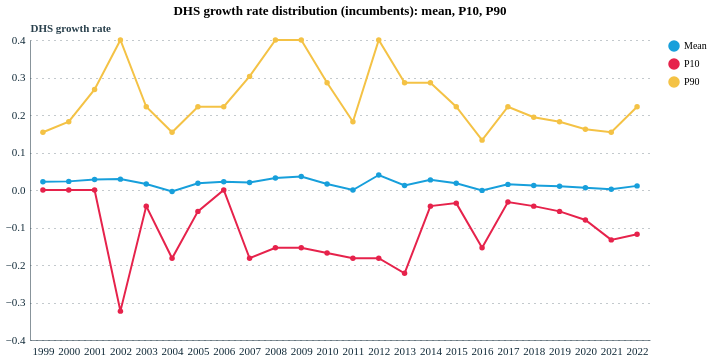

Here is the notebook cell this chart was saved with:
### Markdown cell above
---
## 3. Growth Rates (DHS)

Davis–Haltiwanger–Schuh (DHS) growth rate: $g = (E_t - E_{t-1}) / \frac{E_t + E_{t-1}}{2}$, bounded in [−2, 2]. Covers **incumbent** firms only. Supplemented by `growth_cats` (counts of HGFs, stagnant, shrinking firms).

### Code cell
# Total: mean, p10, p90 over time
tot_gr   = gr[gr['dimension'] == 'Total'].copy()
gr_long  = tot_gr.melt(id_vars=['year'],
    value_vars=['mean_dhs_growth','p10_dhs_growth','p90_dhs_growth'],
    var_name='stat', value_name='value')
gr_long['stat'] = gr_long['stat'].map(
    {'mean_dhs_growth':'Mean','p10_dhs_growth':'P10','p90_dhs_growth':'P90'})

alt.Chart(gr_long).mark_line(point=True, strokeWidth=2).encode(
    x=alt.X('year:O', title=''),
    y=alt.Y('value:Q', title='DHS growth rate'),
    color=alt.Color('stat:N',
        scale=alt.Scale(domain=['Mean','P10','P90'],
                        range=[pallete['nominal_1'],pallete['nominal_2'],pallete['nominal_3']]),
        legend=alt.Legend(title='')),
    tooltip=['year:O','stat:N',alt.Tooltip('value:Q',format='.3f')]
).properties(title='DHS growth rate distribution (incumbents): mean, P10, P90', width=620, height=300)

### Figure 1 — Vega-Lite specification as saved in the notebook (floating-point values rounded to 4 significant figures)
{"config": {"font": "Circular Std", "mark": {"line": {"interpolate": "linear"}}, "view": {"stroke": "transparent", "width": 400, "height": 300}, "range": {"category": ["#179fdb", "#e6224b", "#f4c245", "#122b39", "#eb5c2e", "#36b7b4"], "diverging": ["#E6224B", "#E54753", "#C9C9C9", "#179FDB", "#122B39"], "heatmap": ["#C9C9C9", "#179FDB", "#0063AF", "#122B39"], "ordinal": ["#00A767", "#36B7B4", "#179FDB", "#0063AF", "#243B5A"]}, "axisX": {"labelColor": "#122b39", "tickColor": "#122b39", "domainColor": "#122b39", "domainOpacity": 0.5, "gridOpacity": 0, "labelFont": "Circular Std", "labelAngle": 0, "labelAlign": "center", "labelFontSize": 11, "labelPadding": 5, "tickCount": 10, "tickSize": 0, "title": ""}, "axisY": {"labelColor": "#122b39", "labelFont": "Circular Std", "tickColor": "#122b39", "domainColor": "#122b39", "gridColor": "#122b39", "gridDash": [1, 5], "gridOpacity": 0.5, "labelPadding": 5, "labelFontSize": 11, "domainOpacity": 0.5, "tickSize": 0, "title": null, "titleAlign": "left", "titleAngle": 0, "titleBaseline": "bottom", "titleColor": "#122b39", "titleOpacity": 0.9, "titleX": 0, "titleY": -7}}, "data": {"name": "data-f1a924115f5c112639cec743a89f131c"}, "mark": {"type": "line", "point": true, "strokeWidth": 2}, "encoding": {"color": {"field": "stat", "legend": {"title": ""}, "scale": {"domain": ["Mean", "P10", "P90"], "range": ["#179fdb", "#e6224b", "#f4c245"]}, "type": "nominal"}, "tooltip": [{"field": "year", "type": "ordinal"}, {"field": "stat", "type": "nominal"}, {"field": "value", "format": ".3f", "type": "quantitative"}], "x": {"field": "year", "title": "", "type": "ordinal"}, "y": {"field": "value", "title": "DHS growth rate", "type": "quantitative"}}, "height": 300, "title": "DHS growth rate distribution (incumbents): mean, P10, P90", "width": 620, "$schema": "https://vega.github.io/schema/vega-lite/v5.20.1.json", "datasets": {"data-f1a924115f5c112639cec743a89f131c": [{"year": 1999, "stat": "Mean", "value": 0.022}, {"year": 2000, "stat": "Mean", "value": 0.023}, {"year": 2001, "stat": "Mean", "value": 0.028}, {"year": 2002, "stat": "Mean", "value": 0.029}, {"year": 2003, "stat": "Mean", "value": 0.016}, {"year": 2004, "stat": "Mean", "value": -0.004}, {"year": 2005, "stat": "Mean", "value": 0.018}, {"year": 2006, "stat": "Mean", "value": 0.022}, {"year": 2007, "stat": "Mean", "value": 0.02}, {"year": 2008, "stat": "Mean", "value": 0.032}, {"year": 2009, "stat": "Mean", "value": 0.036}, {"year": 2010, "stat": "Mean", "value": 0.016}, {"year": 2011, "stat": "Mean", "value": 0.0}, {"year": 2012, "stat": "Mean", "value": 0.04}, {"year": 2013, "stat": "Mean", "value": 0.012}, {"year": 2014, "stat": "Mean", "value": 0.027}, {"year": 2015, "stat": "Mean", "value": 0.018}, {"year": 2016, "stat": "Mean", "value": -0.001}, {"year": 2017, "stat": "Mean", "value": 0.015}, {"year": 2018, "stat": "Mean", "value": 0.012}, {"year": 2019, "stat": "Mean", "value": 0.01}, {"year": 2020, "stat": "Mean", "value": 0.006}, {"year": 2021, "stat": "Mean", "value": 0.002}, {"year": 2022, "stat": "Mean", "value": 0.011}, {"year": 1999, "stat": "P10", "value": 0.0}, {"year": 2000, "stat": "P10", "value": 0.0}, {"year": 2001, "stat": "P10", "value": 0.0}, {"year": 2002, "stat": "P10", "value": -0.323}, {"year": 2003, "stat": "P10", "value": -0.043}, {"year": 2004, "stat": "P10", "value": -0.182}, {"year": 2005, "stat": "P10", "value": -0.057}, {"year": 2006, "stat": "P10", "value": 0.0}, {"year": 2007, "stat": "P10", "value": -0.182}, {"year": 2008, "stat": "P10", "value": -0.154}, {"year": 2009, "stat": "P10", "value": -0.154}, {"year": 2010, "stat": "P10", "value": -0.168}, {"year": 2011, "stat": "P10", "value": -0.182}, {"year": 2012, "stat": "P10", "value": -0.182}, {"year": 2013, "stat": "P10", "value": -0.222}, {"year": 2014, "stat": "P10", "value": -0.043}, {"year": 2015, "stat": "P10", "value": -0.035}, {"year": 2016, "stat": "P10", "value": -0.154}, {"year": 2017, "stat": "P10", "value": -0.032}, {"year": 2018, "stat": "P10", "value": -0.043}, {"year": 2019, "stat": "P10", "value": -0.057}, {"year": 2020, "stat": "P10", "value": -0.08}, {"year": 2021, "stat": "P10", "value": -0.133}, {"year": 2022, "stat": "P10", "value": -0.118}, {"year": 1999, "stat": "P90", "value": 0.154}, {"year": 2000, "stat": "P90", "value": 0.182}, {"year": 2001, "stat": "P90", "value": 0.268}, {"year": 2002, "stat": "P90", "value": 0.4}, {"year": 2003, "stat": "P90", "value": 0.222}, {"year": 2004, "stat": "P90", "value": 0.154}, {"year": 2005, "stat": "P90", "value": 0.222}, {"year": 2006, "stat": "P90", "value": 0.222}, {"year": 2007, "stat": "P90", "value": 0.303}, {"year": 2008, "stat": "P90", "value": 0.4}, {"year": 2009, "stat": "P90", "value": 0.4}, {"year": 2010, "stat": "P90", "value": 0.286}, {"year": 2011, "stat": "P90", "value": 0.182}, {"year": 2012, "stat": "P90", "value": 0.4}, {"year": 2013, "stat": "P90", "value": 0.286}, {"year": 2014, "stat": "P90", "value": 0.286}, {"year": 2015, "stat": "P90", "value": 0.222}, {"year": 2016, "stat": "P90", "value": 0.133}, {"year": 2017, "stat": "P90", "value": 0.222}, {"year": 2018, "stat": "P90", "value": 0.194}, {"year": 2019, "stat": "P90", "value": 0.182}, {"year": 2020, "stat": "P90", "value": 0.162}, {"year": 2021, "stat": "P90", "value": 0.154}, {"year": 2022, "stat": "P90", "value": 0.222}]}}
